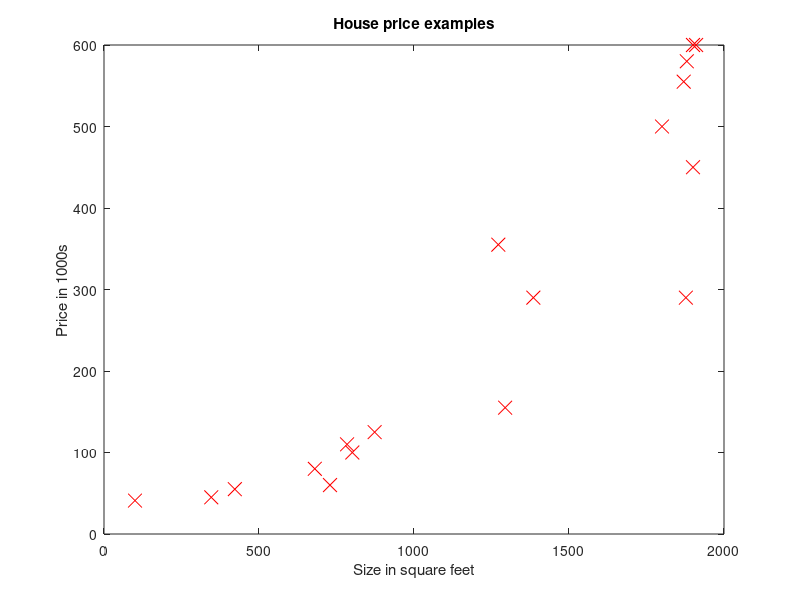

Source code (MATLAB): (Note: this script raises an error after producing the figure.)
x = [1910; 1900; 1880; 1870; 1900; 1800; 1272; 1385; 1877; 1294; 873; 784; 801; 729; 680; 422; 346; 100];
y = [600; 600; 580; 555; 450; 500; 355; 290; 290; 155; 125; 110; 100; 60; 80; 55; 45; 41];

m = length(x);
X = [(ones(m,1)),x,((x.^2)/100)];

plot(x,y,'rx','MarkerSize',10), ylabel('Price in 1000s'), xlabel('Size in square feet'), title('House price examples');
hold on;

theta = [0.7; 0.1; 0.01];
J=computeCost(X, y, theta);
plot(x,X*theta,'-');

alpha = 0.0000000001;
iterations = 1000;
[theta, theta_history, J_history] = gradientDescent(X, y, theta, alpha, iterations);

